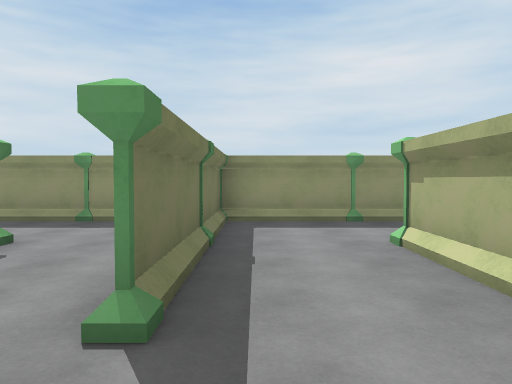
[1] (above)

24 first-person views from a walk through a 3-D level made in the Unity game engine. The camera is 1.5 m above the floor, tilts 2° down and sees 70° across. The floor is counted in squares, 2 m on a side. Each view is taken from the middle of a square. On the plan, view 1 faces up. The plan holds only what a view shows up to about 11 squares ahead; the rest is blank. The place goes on beyond the plan. The player character is not drawn. Some surface patterns are stand-ins.

[2]
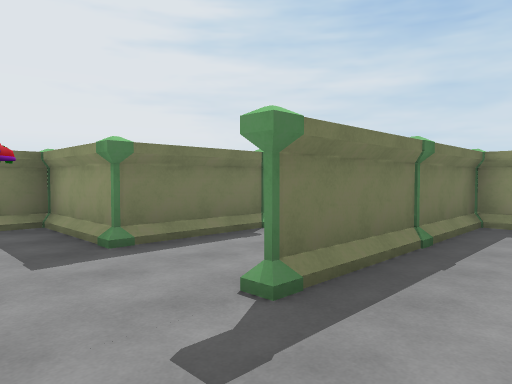

[3]
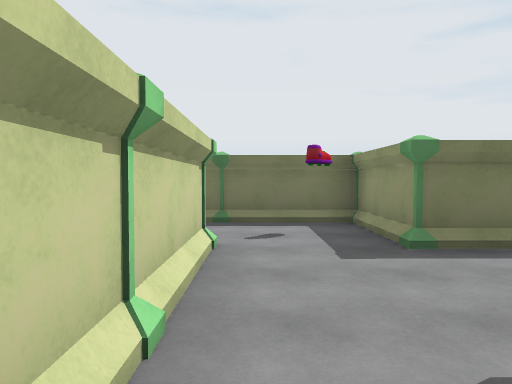

[4]
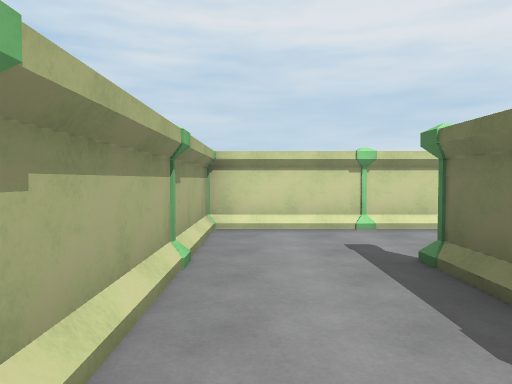

[5]
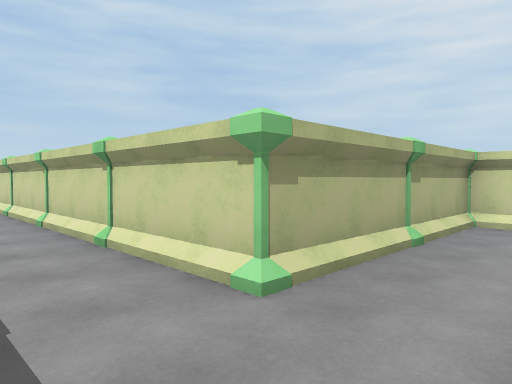

[6]
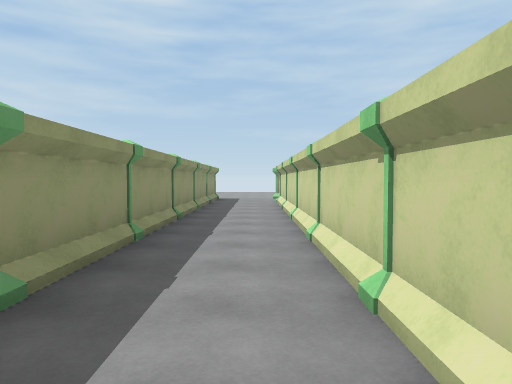

[7]
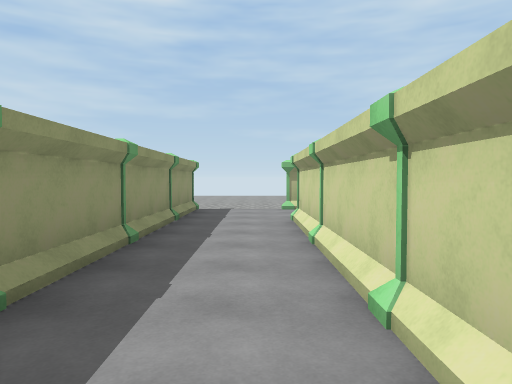

[8]
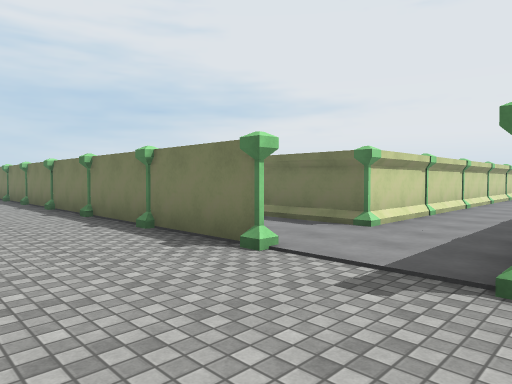

[9]
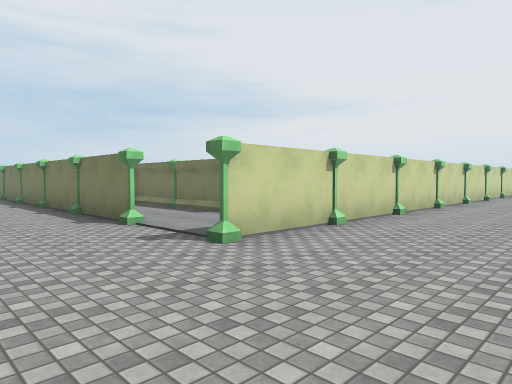

[10]
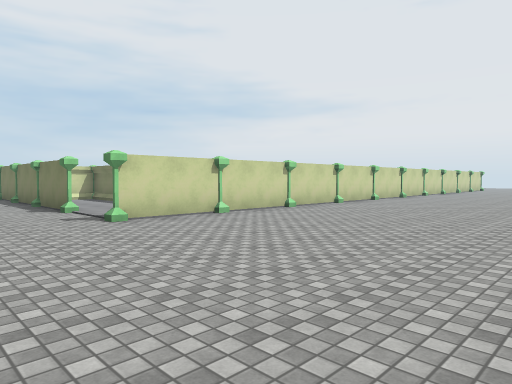

[11]
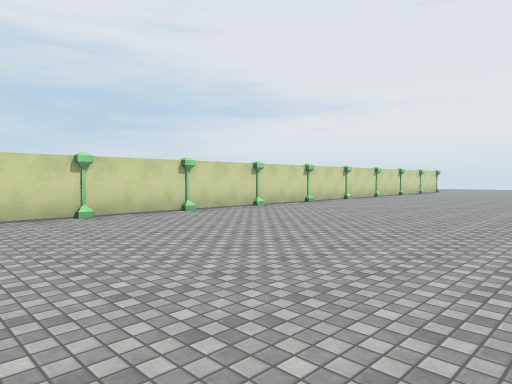

[12]
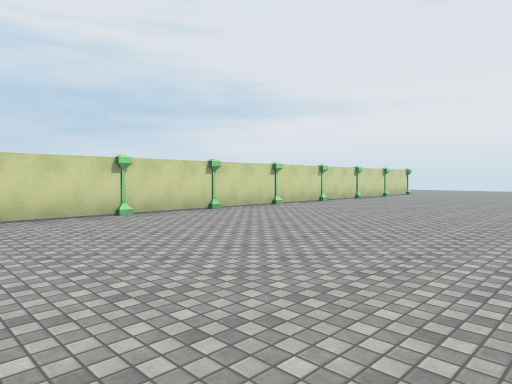

[13]
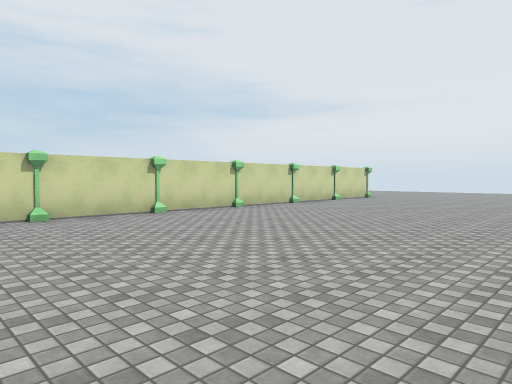

[14]
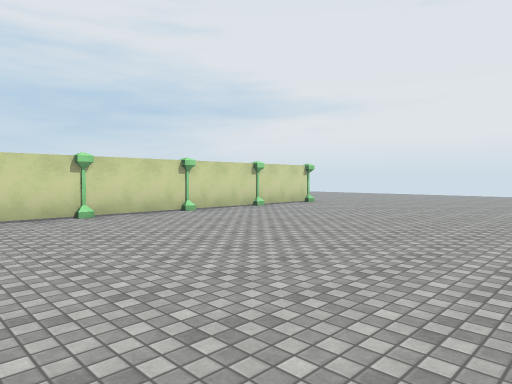

[15]
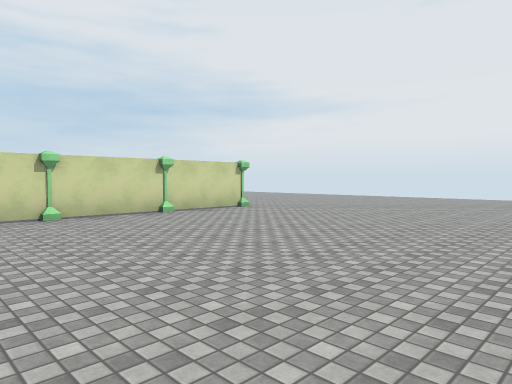

[16]
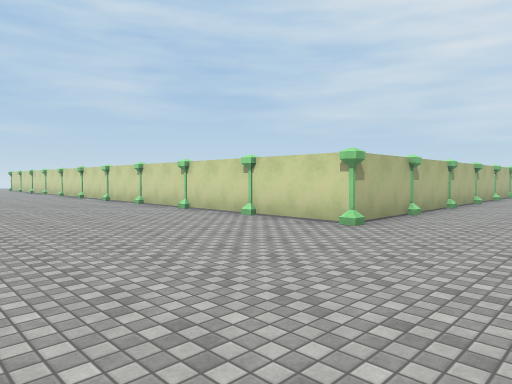

[17]
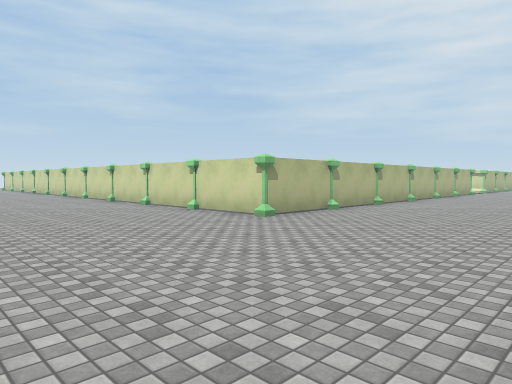

[18]
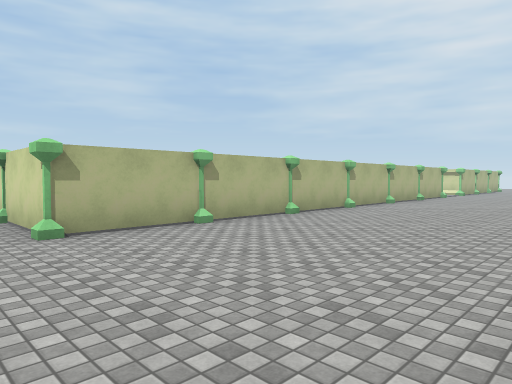

[19]
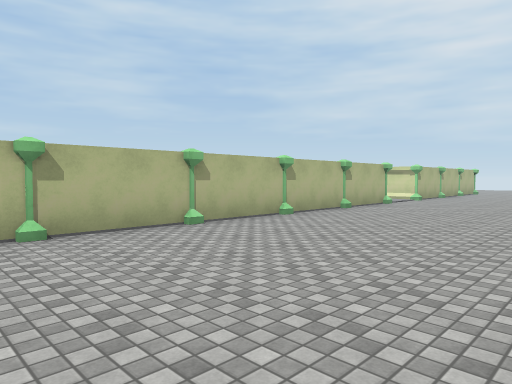

[20]
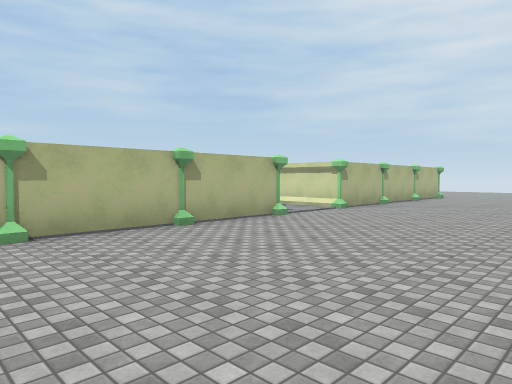

[21]
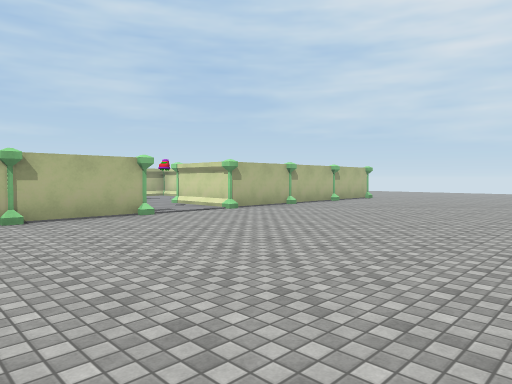

[22]
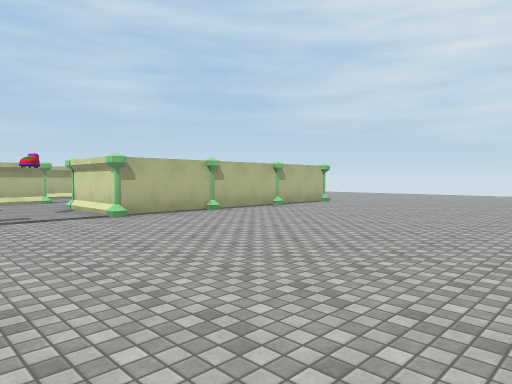

[23]
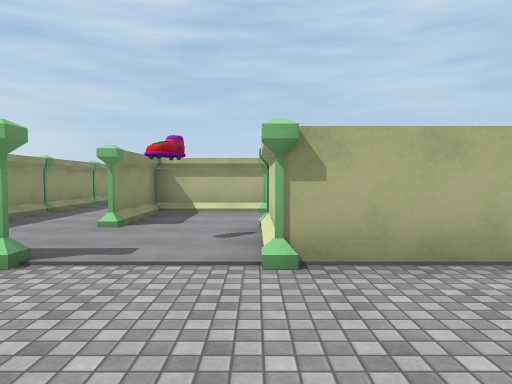

[24]
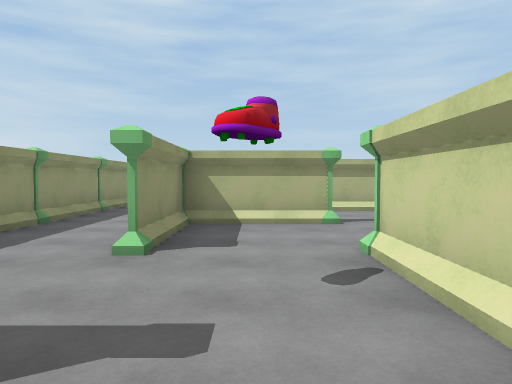

### Floor plan
Points are (right, up) in squares from view 1. A wall is a line through its corners. A room is listed if a view was taken in it or the views show most of it. See-through windows are left out.
Room 1 (views 1, 2, 3, 4, 5, 6)
walls: (-3.4, 1.8) (-4.5, 1.8); (-3, 3.5) (-3, 2.4); (-2.4, -0.6) (1.7, -0.6) (1.7, 3.6); (-5.4, 1.5) (-5.4, -0.5); (1.6, 6.6) (-0.6, 6.6) (-0.6, 2.4)
ways out: opening at (-0.2, 5) to room 2
objects: pillar (-5, -1); pillar (-3, -1); pillar (-3, 2); pillar (-1, 2); pillar (-1, 4); pillar (2, 2); pillar (2, 4)
Room 2 (views 7, 8, 9, 10, 11, 12, 13, 14, 15, 16, 17, 18, 19, 20, 21, 22, 23, 24)
walls: (-3.4, 6.6) (-4.5, 6.6); (2.4, 4.2) (13.6, 4.2); (2.8, 6.6) (1.6, 6.6); (-2.5, -5.4) (-4.2, -5.4); (-3.5, -7.8) (-4.6, -7.8); (-7.9, -7.5) (-7.9, 6.6) (15.6, 6.6); (-3.1, -9.5) (-3.1, -8.5); (-0.7, -11.8) (-0.7, -10.8); (13.8, 3.6) (13.8, 2.6); (13.8, 1.6) (13.8, -0.4); (-7.9, -12.5) (-7.9, -10.2) (-5.5, -10.2); (15.4, 6.6) (4.4, 6.6); (16.1, 3.6) (16.1, -5.8)
ways out: opening at (-0.2, 5) to room 1; opening at (-2, -6.5)
objects: pillar (-8, -10); pillar (-8, -8); pillar (-8, -5); pillar (-8, -3); pillar (-8, -1); pillar (-8, 2); pillar (-8, 4); pillar (-8, 7); pillar (-5, -10); pillar (-5, -8); pillar (-5, 2); pillar (-5, 7); pillar (-3, -10); pillar (-3, -8); pillar (-3, -5); pillar (-3, 4); pillar (-3, 7); pillar (-1, 7); pillar (2, 7); pillar (4, 7); pillar (7, 7); pillar (9, 4); pillar (9, 7); pillar (11, 7); pillar (14, 4); pillar (14, 7); pillar (16, -5); pillar (16, -3); pillar (16, -1); pillar (16, 2); pillar (16, 4); pillar (16, 7)

Positions as (right, up) in squares from view 1, and headings:
1: (0, 0), facing up
2: (1, 0), facing up-left
3: (1, 0), facing left
4: (1, 5), facing down
5: (0, 6), facing down-right
6: (2, 5), facing right
7: (7, 5), facing right
8: (19, 7), facing down-left
9: (19, 10), facing down-left
10: (19, 13), facing down-left
11: (14, 14), facing down-left
12: (10, 14), facing down-left
13: (6, 14), facing down-left
14: (2, 14), facing down-left
15: (-1, 14), facing down-left
16: (-11, 12), facing down-right
17: (-13, 12), facing down-right
18: (-13, 8), facing down-right
19: (-13, 3), facing down-right
20: (-13, -2), facing down-right
21: (-15, -4), facing down-right
22: (-15, -7), facing down-right
23: (-11, -10), facing right
24: (-9, -9), facing right
